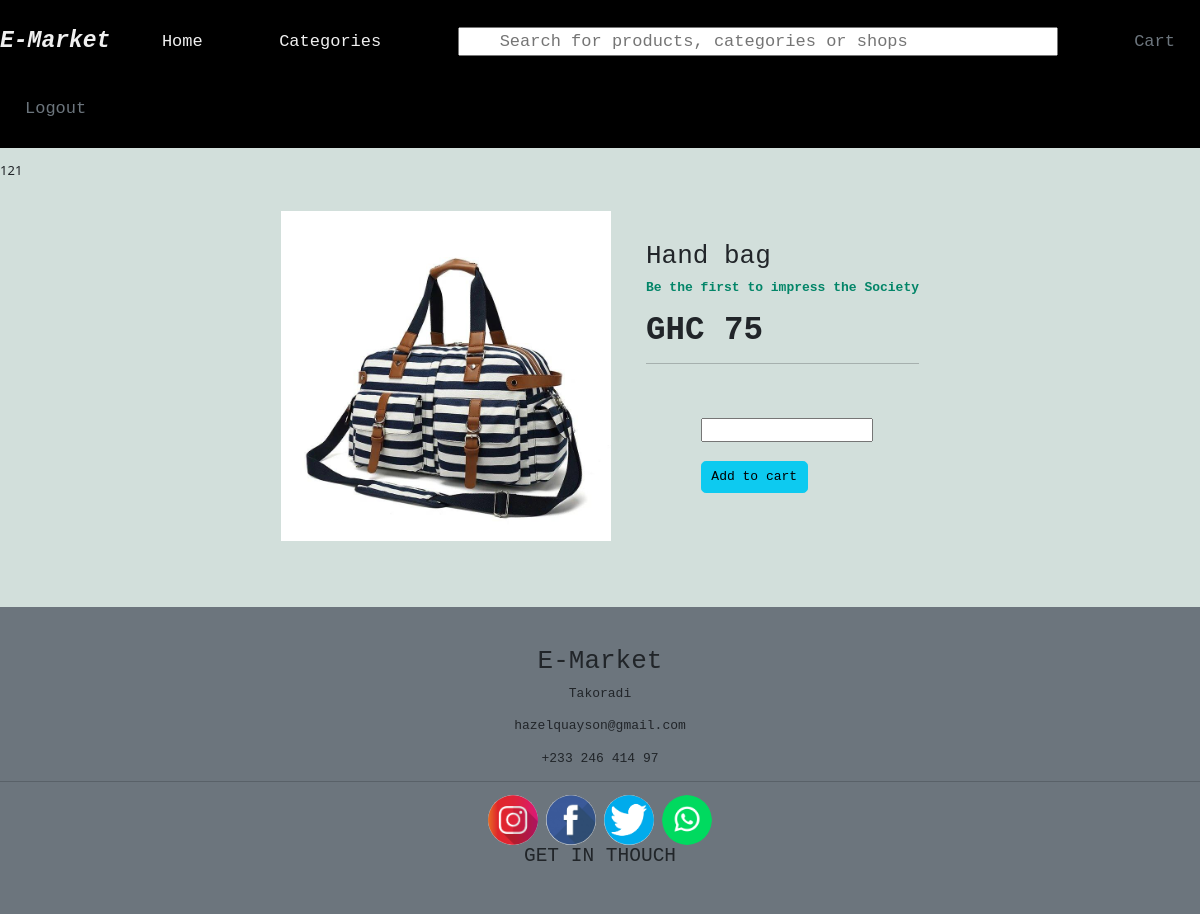
Page /components/dashboard.php?page=detail&product_id=12&category=collections (signed in) on the committed database.
### tables this page shows
CREATE TABLE `products` (
  `id` int(11) NOT NULL,
  `product_name` varchar(250) NOT NULL,
  `category` varchar(250) NOT NULL,
  `price` int(11) NOT NULL,
  `p_image` varchar(250) NOT NULL
);

### components/detail.php (the view, shortened to what this page needs)
<?php
    $product_id = $_GET['product_id'];
    $category = $_GET['category'];
    echo $product_id;
    echo $userid;
 include('./dbcon.php');
 $sql_detail = "SELECT * FROM products WHERE id='$product_id'";
 $query_detail = mysqli_query($dbcon, $sql_detail);
 $row = mysqli_fetch_assoc($query_detail)
?>
<!DOCTYPE html>
<html lang="en">
<head>
    <link rel="stylesheet" href="../css/detail.css">
</head>
<body>
    <div id="main" class="container">
        <div class="product_image">
            <img src="../uploads/<?php echo $row['p_image'];?>">
        </div>
        <div class="description">
            <h2><?php echo $row['product_name'];?></h2>
            <p>Be the first to impress the Society</p>
            <h1> GHC <?php echo $row['price'];?></h1>
            <hr>
            <form action="./add_to_cart.php?product_id=<?php echo $product_id;?>&userid=<?php echo $userid;?>&price=<?php echo $row['price'];?>&p_image=<?php echo $row['p_image'];?>&category=<?php echo $category; ?>" method="POST">
                <input name="total_number" type="number" required> <br><br>
                <button class="btn btn-info" type="submit" name="addToCart">Add to cart</button>
            </form>
        </div>
    </div>
</body>
</html>

### css/dashboard.css (style rules this page uses)
* { padding: 0; margin: 0; font-family: monospace; }
body { background-color: rgb(210, 223, 219); }
.container { width: 100%; max-width: 1200px; margin: 0 auto; position: relative; }

### css/detail.css (style rules this page uses)
#main { display: flex; justify-content: center; gap: 35px; padding: 5%; }
.description form { margin: 20%; }
.description h1 { font-weight: 900; }
.description p { font-weight: 600; color: rgb(2, 133, 104); }
.product_image img { width: 330px; margin-top: -30px; }

### rows in the picture
products: p_image (picture), product_name "Hand bag", price "75"

### other values in the picture
$product_id "12"
$userid "1"
